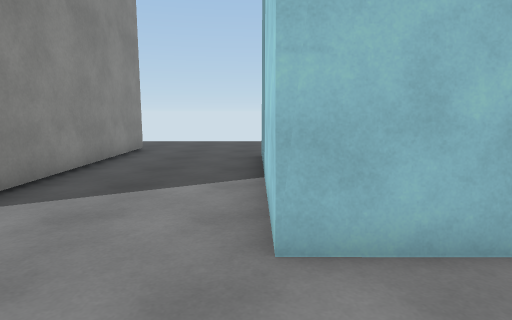
View 1 (above)

19 first-person views from a walk through a Unity game level. The camera is 1.4 m above the floor, tilts 8° down and sees 75° across. The floor is counted in squares, 1 m on a side. Each view is taken from the middle of a square. On the plan, view 1 faces up. The plan holds only what a view shows up to about 15 squares ahead; the rest is blank. The place goes on beyond the plan. Surface patterns are stand-ins for the level's own textures.

View 2
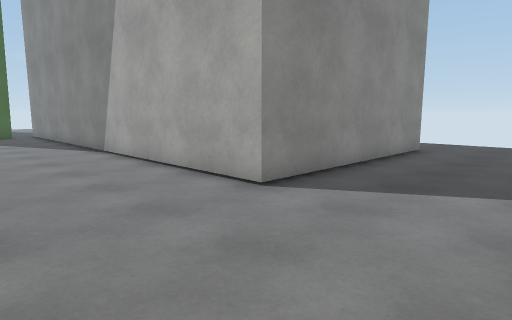

View 3
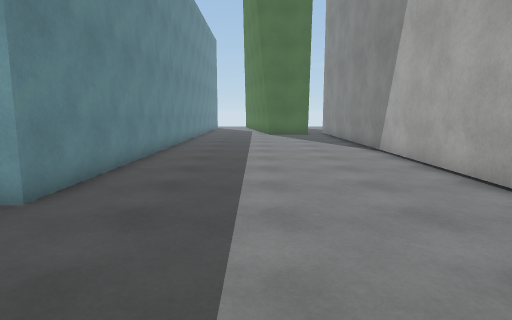

View 4
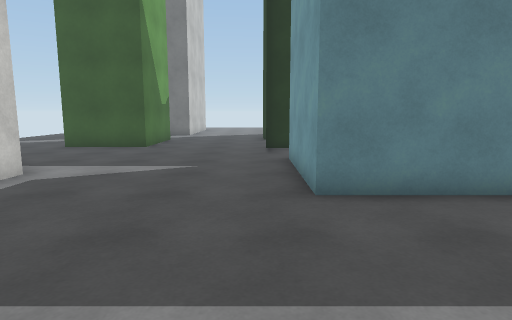

View 5
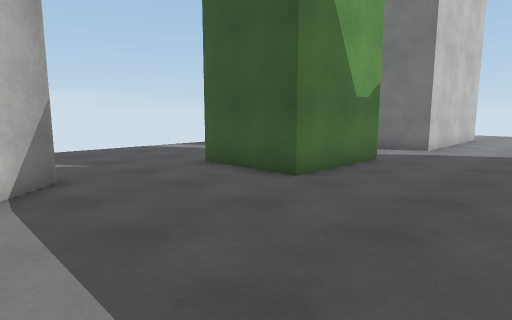

View 6
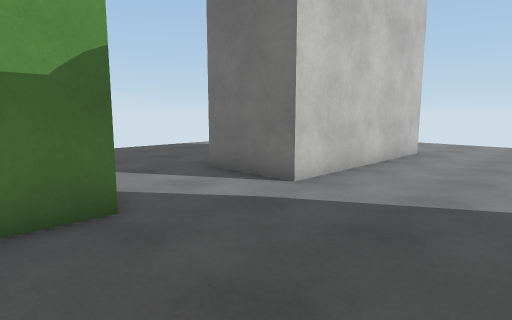

View 7
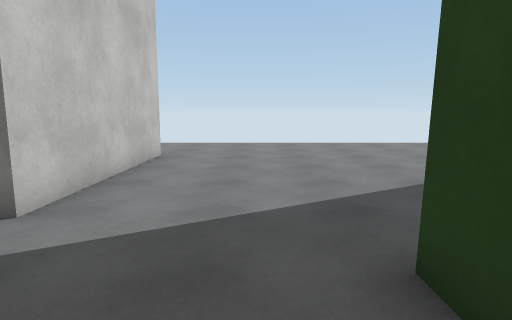

View 8
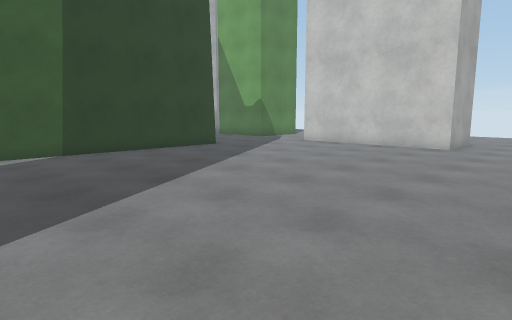

View 9
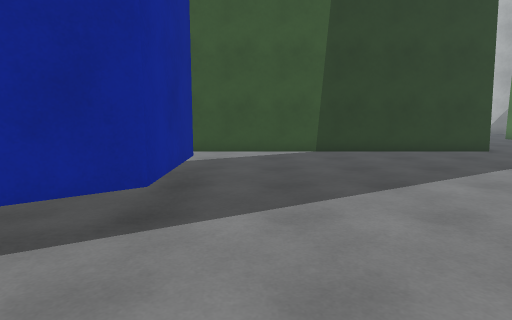

View 10
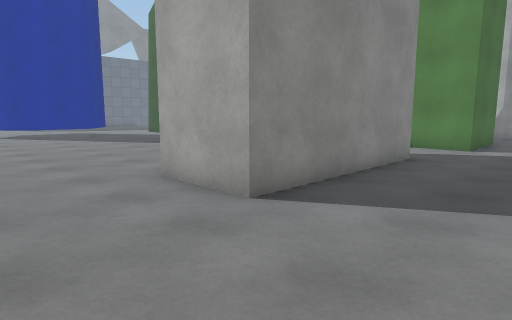

View 11
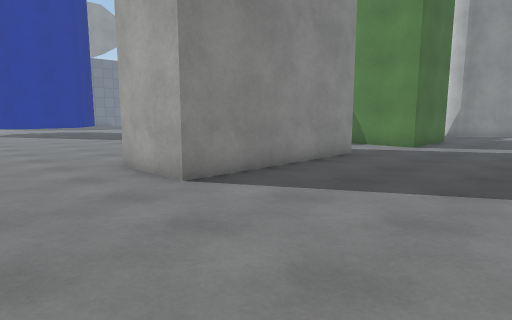

View 12
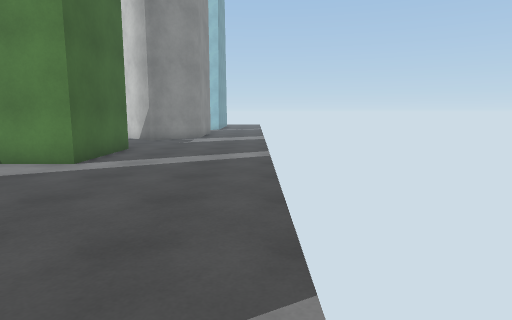

View 13
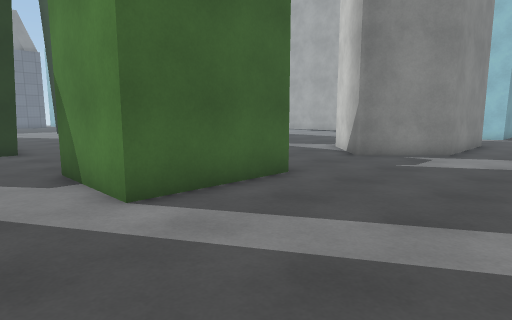

View 14
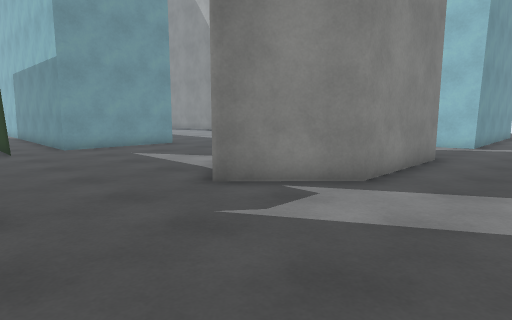

View 15
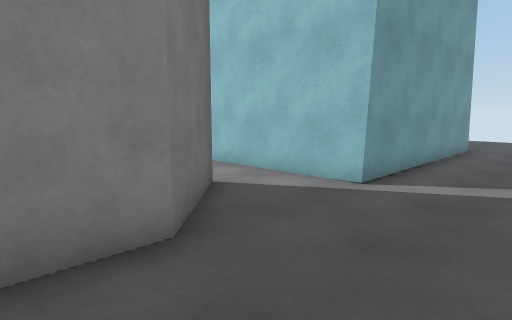

View 16
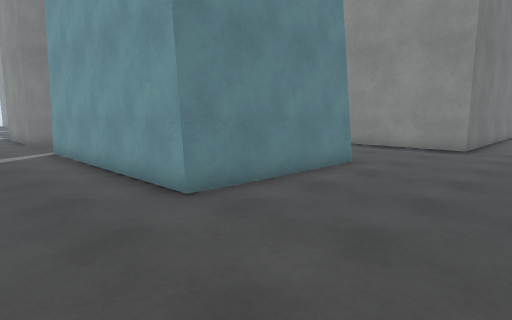

View 17
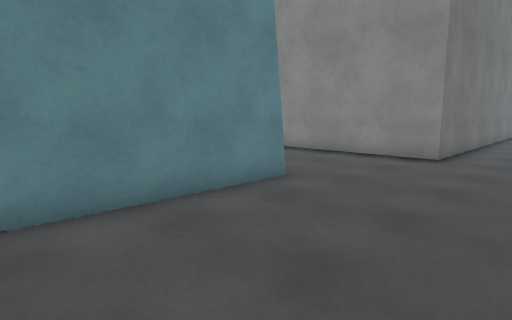

View 18
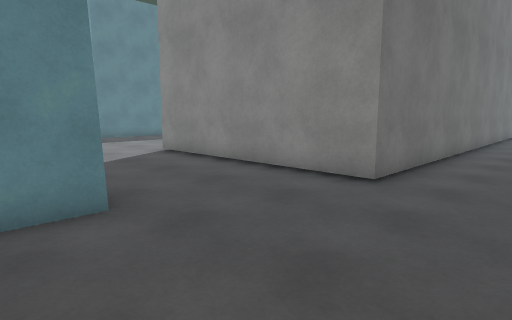

View 19
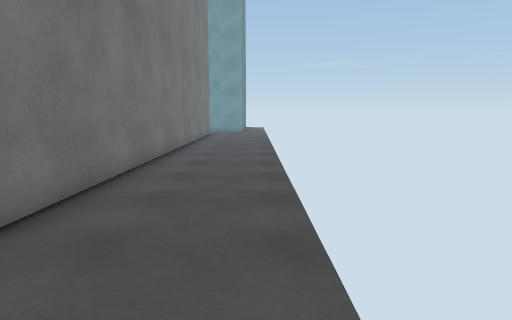

### Floor plan
Key: @ floor where view 1 was taken; # wall or solid block; . floor; = window, fence, low wall or low ledge; O other object.
Columns run from 15 left of view 1 to 9 right of it. Each row starts with its distance up from view 1.
 16 ...............  .. ..  .
 15 .......................
 14 ........................
 13 OOOOOOOOOOO..............
 12           O..............
 11           O....#######..
 10           O....#     #..
  9           O....#     #..
  8           O....#     #..
  7           O....#     #..
  6           O....#     #..
  5 OOOOOOOOOOO....#     #..
  4 ...............##    #..
  3 ................######..
  2 ........................
  1 ..............    ##.....
  0 .............. @   ##....
 -1 ...............     ##..
 -2 ...............      #..
 -3 ................     #...
 -4 ###########......    #..
 -5           #......#  ##..
 -6           #......####...
 -7           #.......##....
 -8       #####..............
 -9       ...................
-10          ##..............
-11           =..............
-12            .....OOOO.....
-13            .....O  O.....
-14        ... .....O  O.....
-15        .........O  O.....
-16           #.....OOOO.....
-17           #..............
-18 ###########..............
-19 ................OOO......
-20 ...............O  O......
-21 ...............O  O......
-22  ..............O  O......
-23 #..............O  O......
-24 #..............O  O.....
-25 #..............O  O......
-26 #..............OOOO......
-27 .........................
-28 ........................
-29    ....................
-30  .. ............. ..... .

Positions as (right, up) in squares from view 1, and headings:
1: (0, 0), facing up
2: (0, 0), facing up-left
3: (0, 0), facing left
4: (-4, 2), facing down
5: (-4, -6), facing down-right
6: (-4, -14), facing down-right
7: (-3, -15), facing down
8: (-14, -30), facing up-right
9: (-13, -30), facing up
10: (7, -30), facing up-left
11: (9, -30), facing up-left
12: (9, -25), facing up
13: (9, -18), facing up-left
14: (9, -12), facing up-left
15: (9, -3), facing up-left
16: (9, 16), facing down-left
17: (6, 16), facing down-left
18: (2, 16), facing down-left
19: (-1, 16), facing left
